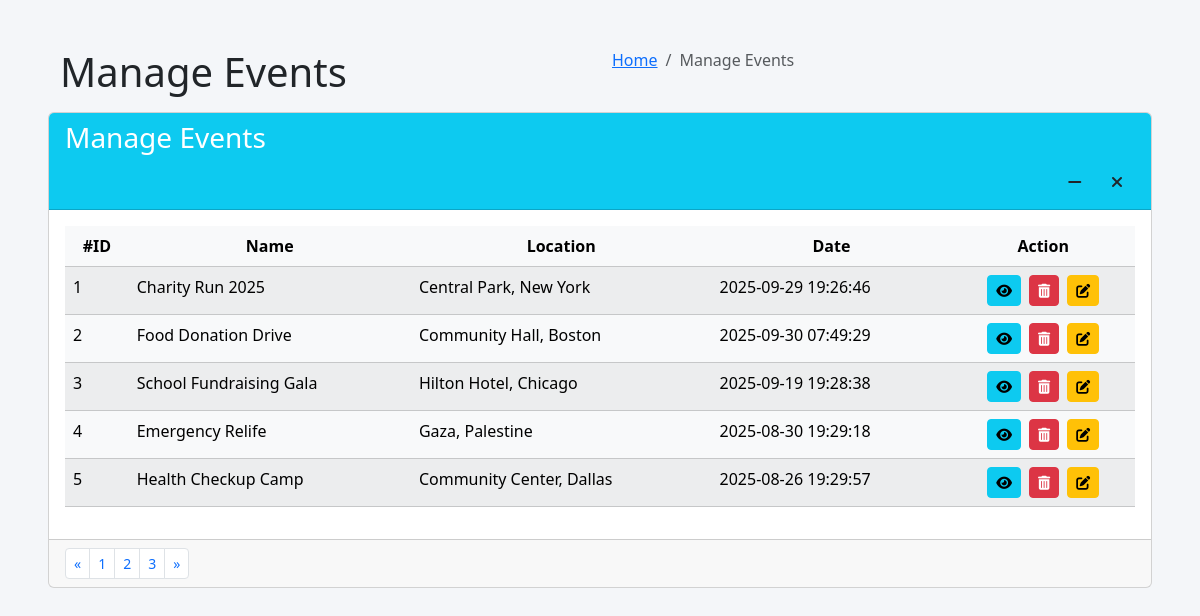
/pages/admin/events/manage_events.php, run on an earlier commit of the app's database.
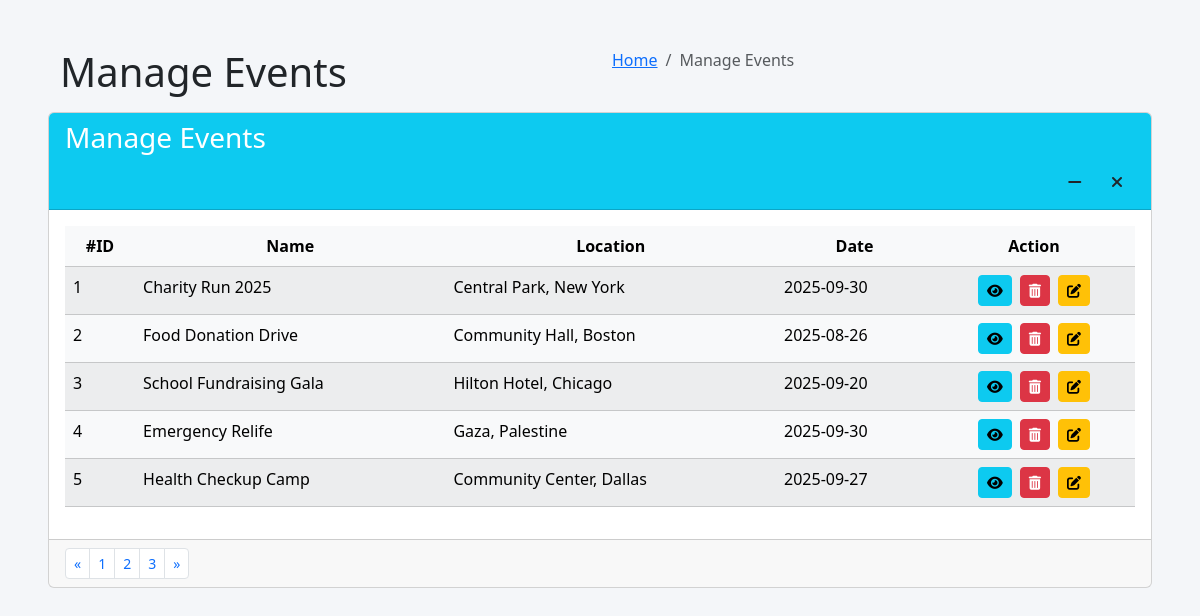
And on a later commit of the database.
### tables this page shows
CREATE TABLE `events` (
  `id` int(11) NOT NULL,
  `name` varchar(255) NOT NULL,
  `location` varchar(255) DEFAULT NULL,
  `descriptions` varchar(255) NOT NULL,
  `date` date DEFAULT NULL,
  `image_url` varchar(255) NOT NULL,
  `status` enum('Active','Inactive') NOT NULL DEFAULT 'Active'
);

### pages/admin/events/manage_events.php (the view, shortened to what this page needs)
<?php
include('config.php');
?>
<!DOCTYPE html>
<html lang="en">
<head>
    <link href="https://cdn.jsdelivr.net/npm/bootstrap@5.3.3/dist/css/bootstrap.min.css" rel="stylesheet" xintegrity="sha384-QWTKZyjpPEjISv5WaRU9OFeRpok6YctnYmDr5pNlyT2bRjXh0JMhjY6hW+ALEwIH">
    <link href="https://cdnjs.cloudflare.com/ajax/libs/font-awesome/6.0.0-beta3/css/all.min.css" rel="stylesheet">
</head>
<body>
<div class="container-fluid p-5">
    <section class="content-header">
        <div class="container-fluid">
            <div class="row mb-2">
                <div class="col-sm-6">
                    <h1>Manage Events</h1>
                </div>
                <div class="col-sm-6">
                    <ol class="breadcrumb float-sm-right">
                        <li class="breadcrumb-item"><a href="home.php">Home</a></li>
                        <li class="breadcrumb-item active">Manage Events</li>
                    </ol>
                </div>
            </div>
        </div>
    </section>
    <section class="content">
        <div class="card">
            <div class="card-header bg-info text-white">
                <h3 class="card-title">Manage Events</h3>
                <div class="card-tools">
                    <button type="button" class="btn btn-tool" data-card-widget="collapse" title="Collapse">
                        <i class="fas fa-minus"></i>
                    </button>
                    <button type="button" class="btn btn-tool" data-card-widget="remove" title="Remove">
                        <i class="fas fa-times"></i>
                    </button>
                </div>
            </div>
            <div class="card-body">
                <table class="table table-hover table-light table-striped">
                    <thead class="table-secondary-subtle text-center fw-bold">
                        <tr>
                            <th>#ID</th>
                            <th>Name</th>
                            <th>Location</th>
                            <th>Date</th>
                            <th>Action</th>
                        </tr>
                    </thead>
                    <tbody>
                        <?php
                        $events_result = $dms->query("SELECT * FROM events");
                        if ($events_result) {
                            while ($row = $events_result->fetch_assoc()) {
                                $id = htmlspecialchars($row['id']);
                                $name = htmlspecialchars($row['name']);
                                $location = htmlspecialchars($row['location']);
                                $date = htmlspecialchars($row['date']);
                                $formatted_date = str_replace(' ', 'T', $row['date']);
                                echo "<tr>";
                                echo "<td>$id</td>";
                                echo "<td>$name</td>";
                                echo "<td>$location</td>";
                                echo "<td>$date</td>";
                                echo "<td class='d-flex justify-content-center align-items-center'>";
                                echo "<button type='button' class='btn btn-info btn-sm me-2' data-bs-toggle='modal' data-bs-target='#eventViewModal' ";
                                echo " data-id='$id' data-ename='$name' data-location='$location' data-date='$date' title='View Events'>";
                                echo "<i class='fas fa-eye'></i>";
                                echo "</button>";
                                echo "<button type='button' class='btn btn-danger btn-sm me-2' data-bs-toggle='modal' data-bs-target='#deleteConfirmModal' data-id='$id' title='Delete event'>";
                                echo "<i class='fas fa-trash-alt'></i>";
                                echo "</button>";
                                echo "<button type='button' class='btn btn-warning btn-sm' data-bs-toggle='modal' data-bs-target='#eventEditModal' ";
                                echo " data-id='$id' data-ename='$name' data-location='$location' data-date='$formatted_date' title='Edit Events'>";
                                echo "<i class='fas fa-edit'></i>";
                                echo "</button>";
                                echo "</td>";
                                echo "</tr>";
                            }
                        } else {
                            echo "<tr><td colspan='5' class='text-center'>No events found.</td></tr>";
                        }
                        ?>
                    </tbody>
                </table>
            </div>
            <div class="card-footer clearfix">
                <ul class="pagination pagination-sm m-0 float-right">
                    <li class="page-item"><a class="page-link" href="#">«</a></li>
                    <li class="page-item"><a class="page-link" href="#">1</a></li>
                    <li class="page-item"><a class="page-link" href="#">2</a></li>
                    <li class="page-item"><a class="page-link" href="#">3</a></li>
                    <li class="page-item"><a class="page-link" href="#">»</a></li>
                </ul>
            </div>
        </div>
    </section>
</div>
</body>
</html>

### pages/admin/events/manage_events.php (style rules this page uses)
body { background-color: #f4f6f9; }
.card-header .card-title { float: none; }
.card-tools { float: right; }

What changed in the data, as far as the page shows it:
changed events "Charity Run 2025": date "2025-09-29 19:26:46" → "2025-09-30"
changed events "Food Donation Drive": date "2025-09-30 07:49:29" → "2025-08-26"
changed events "School Fundraising Gala": date "2025-09-19 19:28:38" → "2025-09-20"
changed events "Emergency Relife": date "2025-08-30 19:29:18" → "2025-09-30"
changed events "Health Checkup Camp": date "2025-08-26 19:29:57" → "2025-09-27"
